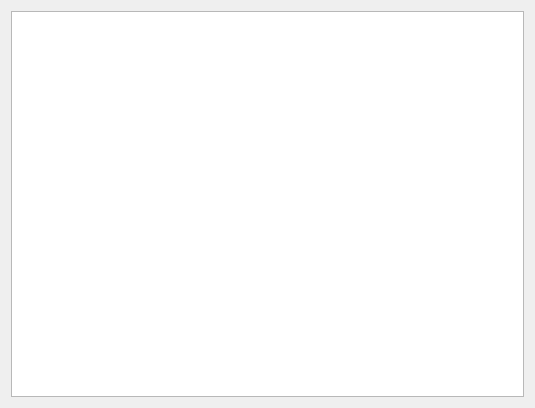
<?xml version="1.0" encoding="UTF-8"?>
<ui version="4.0">
 <class>ChangeText</class>
 <widget class="QDialog" name="ChangeText">
  <property name="geometry">
   <rect>
    <x>0</x>
    <y>0</y>
    <width>535</width>
    <height>408</height>
   </rect>
  </property>
  <property name="windowTitle">
   <string>Dialog</string>
  </property>
  <layout class="QVBoxLayout" name="verticalLayout">
   <item>
    <widget class="QTextEdit" name="textEdit"/>
   </item>
   <item>
    <layout class="QHBoxLayout" name="layout"/>
   </item>
  </layout>
 </widget>
 <resources/>
 <connections/>
</ui>
